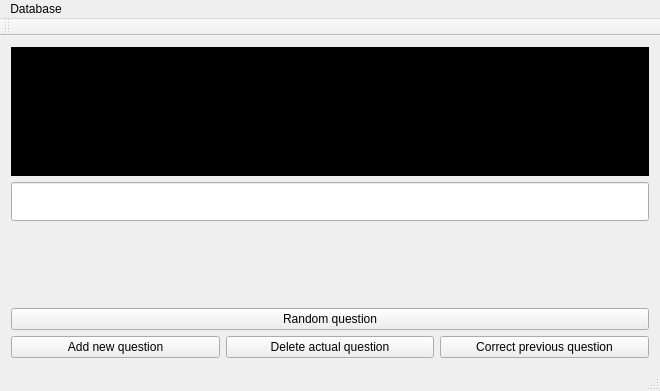
<?xml version="1.0" encoding="UTF-8"?>
<ui version="4.0">
 <class>SmartDrillerMainWindow</class>
 <widget class="QMainWindow" name="SmartDrillerMainWindow">
  <property name="geometry">
   <rect>
    <x>0</x>
    <y>0</y>
    <width>660</width>
    <height>391</height>
   </rect>
  </property>
  <property name="windowTitle">
   <string>SmartDrillerMainWindow</string>
  </property>
  <widget class="QWidget" name="centralWidget">
   <layout class="QVBoxLayout" name="verticalLayout" stretch="1,0,0,0,0,0">
    <item>
     <widget class="QLabel" name="label_question">
      <property name="palette">
       <palette>
        <active>
         <colorrole role="Base">
          <brush brushstyle="SolidPattern">
           <color alpha="255">
            <red>255</red>
            <green>255</green>
            <blue>255</blue>
           </color>
          </brush>
         </colorrole>
         <colorrole role="Window">
          <brush brushstyle="SolidPattern">
           <color alpha="255">
            <red>0</red>
            <green>0</green>
            <blue>0</blue>
           </color>
          </brush>
         </colorrole>
        </active>
        <inactive>
         <colorrole role="Base">
          <brush brushstyle="SolidPattern">
           <color alpha="255">
            <red>255</red>
            <green>255</green>
            <blue>255</blue>
           </color>
          </brush>
         </colorrole>
         <colorrole role="Window">
          <brush brushstyle="SolidPattern">
           <color alpha="255">
            <red>0</red>
            <green>0</green>
            <blue>0</blue>
           </color>
          </brush>
         </colorrole>
        </inactive>
        <disabled>
         <colorrole role="Base">
          <brush brushstyle="SolidPattern">
           <color alpha="255">
            <red>0</red>
            <green>0</green>
            <blue>0</blue>
           </color>
          </brush>
         </colorrole>
         <colorrole role="Window">
          <brush brushstyle="SolidPattern">
           <color alpha="255">
            <red>0</red>
            <green>0</green>
            <blue>0</blue>
           </color>
          </brush>
         </colorrole>
        </disabled>
       </palette>
      </property>
      <property name="font">
       <font>
        <pointsize>20</pointsize>
        <weight>50</weight>
        <bold>false</bold>
       </font>
      </property>
      <property name="autoFillBackground">
       <bool>true</bool>
      </property>
      <property name="text">
       <string>Question</string>
      </property>
      <property name="alignment">
       <set>Qt::AlignCenter</set>
      </property>
      <property name="wordWrap">
       <bool>true</bool>
      </property>
     </widget>
    </item>
    <item>
     <widget class="QLineEdit" name="lineEdit_answer">
      <property name="font">
       <font>
        <pointsize>20</pointsize>
       </font>
      </property>
     </widget>
    </item>
    <item>
     <widget class="QLabel" name="label_result">
      <property name="font">
       <font>
        <pointsize>25</pointsize>
        <weight>75</weight>
        <bold>true</bold>
       </font>
      </property>
      <property name="text">
       <string/>
      </property>
      <property name="alignment">
       <set>Qt::AlignCenter</set>
      </property>
     </widget>
    </item>
    <item>
     <widget class="QLabel" name="label_correct_answer">
      <property name="font">
       <font>
        <pointsize>20</pointsize>
       </font>
      </property>
      <property name="text">
       <string/>
      </property>
      <property name="alignment">
       <set>Qt::AlignCenter</set>
      </property>
      <property name="wordWrap">
       <bool>true</bool>
      </property>
     </widget>
    </item>
    <item>
     <widget class="QPushButton" name="pushButton_random_question">
      <property name="text">
       <string>Random question</string>
      </property>
      <property name="icon">
       <iconset theme="go-next">
        <normaloff>.</normaloff>.</iconset>
      </property>
     </widget>
    </item>
    <item>
     <layout class="QHBoxLayout" name="horizontalLayout">
      <item>
       <widget class="QPushButton" name="pushButton_add_question">
        <property name="text">
         <string>Add new question</string>
        </property>
        <property name="icon">
         <iconset theme="document-new">
          <normaloff>.</normaloff>.</iconset>
        </property>
       </widget>
      </item>
      <item>
       <widget class="QPushButton" name="pushButton_delete_question">
        <property name="text">
         <string>Delete actual question</string>
        </property>
        <property name="icon">
         <iconset theme="edit-delete">
          <normaloff>.</normaloff>.</iconset>
        </property>
       </widget>
      </item>
      <item>
       <widget class="QPushButton" name="pushButton_correct_question">
        <property name="text">
         <string>Correct previous question</string>
        </property>
        <property name="icon">
         <iconset theme="tools-check-spelling">
          <normaloff>.</normaloff>.</iconset>
        </property>
       </widget>
      </item>
     </layout>
    </item>
   </layout>
  </widget>
  <widget class="QMenuBar" name="menuBar">
   <property name="geometry">
    <rect>
     <x>0</x>
     <y>0</y>
     <width>660</width>
     <height>23</height>
    </rect>
   </property>
   <widget class="QMenu" name="menuDatabase">
    <property name="title">
     <string>Database</string>
    </property>
    <addaction name="actionReset_statistics"/>
    <addaction name="actionSelect_file_with_quastions"/>
   </widget>
   <addaction name="menuDatabase"/>
  </widget>
  <widget class="QToolBar" name="mainToolBar">
   <attribute name="toolBarArea">
    <enum>TopToolBarArea</enum>
   </attribute>
   <attribute name="toolBarBreak">
    <bool>false</bool>
   </attribute>
  </widget>
  <widget class="QStatusBar" name="statusBar"/>
  <action name="actionReset_statistics">
   <property name="icon">
    <iconset theme="entry-delete">
     <normaloff>.</normaloff>.</iconset>
   </property>
   <property name="text">
    <string>&amp;Reset statistics</string>
   </property>
  </action>
  <action name="actionSelect_file_with_quastions">
   <property name="icon">
    <iconset theme="document-open-data">
     <normaloff>.</normaloff>.</iconset>
   </property>
   <property name="text">
    <string>&amp;Select file with questions...</string>
   </property>
  </action>
 </widget>
 <layoutdefault spacing="6" margin="11"/>
 <resources/>
 <connections/>
</ui>
